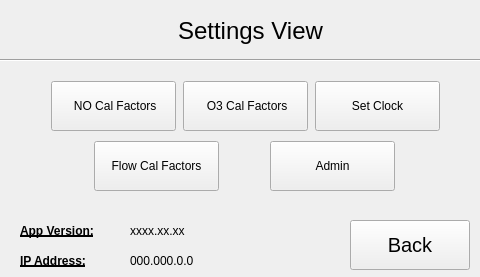
<?xml version="1.0" encoding="UTF-8"?>
<ui version="4.0">
 <class>SettingsForm</class>
 <widget class="QWidget" name="SettingsForm">
  <property name="geometry">
   <rect>
    <x>0</x>
    <y>0</y>
    <width>480</width>
    <height>277</height>
   </rect>
  </property>
  <property name="minimumSize">
   <size>
    <width>480</width>
    <height>277</height>
   </size>
  </property>
  <property name="maximumSize">
   <size>
    <width>480</width>
    <height>277</height>
   </size>
  </property>
  <property name="windowTitle">
   <string>Form</string>
  </property>
  <widget class="QWidget" name="layoutWidget">
   <property name="geometry">
    <rect>
     <x>50</x>
     <y>80</y>
     <width>391</width>
     <height>52</height>
    </rect>
   </property>
   <layout class="QHBoxLayout" name="horizontalLayout">
    <item>
     <widget class="QPushButton" name="NOcalFactorsButton">
      <property name="minimumSize">
       <size>
        <width>125</width>
        <height>50</height>
       </size>
      </property>
      <property name="maximumSize">
       <size>
        <width>100</width>
        <height>50</height>
       </size>
      </property>
      <property name="text">
       <string> NO Cal Factors</string>
      </property>
     </widget>
    </item>
    <item>
     <widget class="QPushButton" name="O3calFactorsButton">
      <property name="minimumSize">
       <size>
        <width>125</width>
        <height>50</height>
       </size>
      </property>
      <property name="maximumSize">
       <size>
        <width>100</width>
        <height>50</height>
       </size>
      </property>
      <property name="text">
       <string> O3 Cal Factors</string>
      </property>
     </widget>
    </item>
    <item>
     <widget class="QPushButton" name="clockButton">
      <property name="minimumSize">
       <size>
        <width>125</width>
        <height>50</height>
       </size>
      </property>
      <property name="maximumSize">
       <size>
        <width>120</width>
        <height>50</height>
       </size>
      </property>
      <property name="text">
       <string>Set Clock</string>
      </property>
     </widget>
    </item>
   </layout>
  </widget>
  <widget class="QWidget" name="layoutWidget_2">
   <property name="geometry">
    <rect>
     <x>49</x>
     <y>140</y>
     <width>391</width>
     <height>52</height>
    </rect>
   </property>
   <layout class="QHBoxLayout" name="horizontalLayout_2">
    <item>
     <spacer name="horizontalSpacer_3">
      <property name="orientation">
       <enum>Qt::Horizontal</enum>
      </property>
      <property name="sizeHint" stdset="0">
       <size>
        <width>40</width>
        <height>20</height>
       </size>
      </property>
     </spacer>
    </item>
    <item>
     <widget class="QPushButton" name="FlCalFactorsButton">
      <property name="minimumSize">
       <size>
        <width>125</width>
        <height>50</height>
       </size>
      </property>
      <property name="maximumSize">
       <size>
        <width>125</width>
        <height>50</height>
       </size>
      </property>
      <property name="text">
       <string>Flow Cal Factors</string>
      </property>
     </widget>
    </item>
    <item>
     <spacer name="horizontalSpacer">
      <property name="orientation">
       <enum>Qt::Horizontal</enum>
      </property>
      <property name="sizeHint" stdset="0">
       <size>
        <width>40</width>
        <height>20</height>
       </size>
      </property>
     </spacer>
    </item>
    <item>
     <widget class="QPushButton" name="adminButton">
      <property name="minimumSize">
       <size>
        <width>125</width>
        <height>50</height>
       </size>
      </property>
      <property name="maximumSize">
       <size>
        <width>125</width>
        <height>50</height>
       </size>
      </property>
      <property name="text">
       <string>Admin</string>
      </property>
     </widget>
    </item>
    <item>
     <spacer name="horizontalSpacer_2">
      <property name="orientation">
       <enum>Qt::Horizontal</enum>
      </property>
      <property name="sizeHint" stdset="0">
       <size>
        <width>40</width>
        <height>20</height>
       </size>
      </property>
     </spacer>
    </item>
   </layout>
  </widget>
  <widget class="QLabel" name="appVersionLabel">
   <property name="geometry">
    <rect>
     <x>20</x>
     <y>220</y>
     <width>101</width>
     <height>21</height>
    </rect>
   </property>
   <property name="font">
    <font>
     <weight>75</weight>
     <bold>true</bold>
     <underline>true</underline>
    </font>
   </property>
   <property name="text">
    <string>App Version:</string>
   </property>
  </widget>
  <widget class="QLabel" name="ipAddress">
   <property name="geometry">
    <rect>
     <x>130</x>
     <y>250</y>
     <width>101</width>
     <height>21</height>
    </rect>
   </property>
   <property name="text">
    <string>000.000.0.0</string>
   </property>
  </widget>
  <widget class="QLabel" name="ipAddressLabel">
   <property name="geometry">
    <rect>
     <x>20</x>
     <y>250</y>
     <width>91</width>
     <height>21</height>
    </rect>
   </property>
   <property name="font">
    <font>
     <weight>75</weight>
     <bold>true</bold>
     <underline>true</underline>
    </font>
   </property>
   <property name="text">
    <string>IP Address:</string>
   </property>
  </widget>
  <widget class="QLabel" name="appVersion">
   <property name="geometry">
    <rect>
     <x>130</x>
     <y>220</y>
     <width>71</width>
     <height>21</height>
    </rect>
   </property>
   <property name="text">
    <string>xxxx.xx.xx</string>
   </property>
  </widget>
  <widget class="QLabel" name="label">
   <property name="geometry">
    <rect>
     <x>20</x>
     <y>10</y>
     <width>461</width>
     <height>41</height>
    </rect>
   </property>
   <property name="font">
    <font>
     <pointsize>18</pointsize>
     <weight>50</weight>
     <bold>false</bold>
    </font>
   </property>
   <property name="text">
    <string>Settings View</string>
   </property>
   <property name="alignment">
    <set>Qt::AlignCenter</set>
   </property>
  </widget>
  <widget class="QPushButton" name="backButton">
   <property name="geometry">
    <rect>
     <x>350</x>
     <y>220</y>
     <width>120</width>
     <height>50</height>
    </rect>
   </property>
   <property name="minimumSize">
    <size>
     <width>115</width>
     <height>50</height>
    </size>
   </property>
   <property name="maximumSize">
    <size>
     <width>120</width>
     <height>16777215</height>
    </size>
   </property>
   <property name="font">
    <font>
     <pointsize>15</pointsize>
    </font>
   </property>
   <property name="text">
    <string>Back</string>
   </property>
  </widget>
  <widget class="Line" name="line">
   <property name="geometry">
    <rect>
     <x>0</x>
     <y>50</y>
     <width>491</width>
     <height>20</height>
    </rect>
   </property>
   <property name="orientation">
    <enum>Qt::Horizontal</enum>
   </property>
  </widget>
 </widget>
 <resources/>
 <connections/>
</ui>
